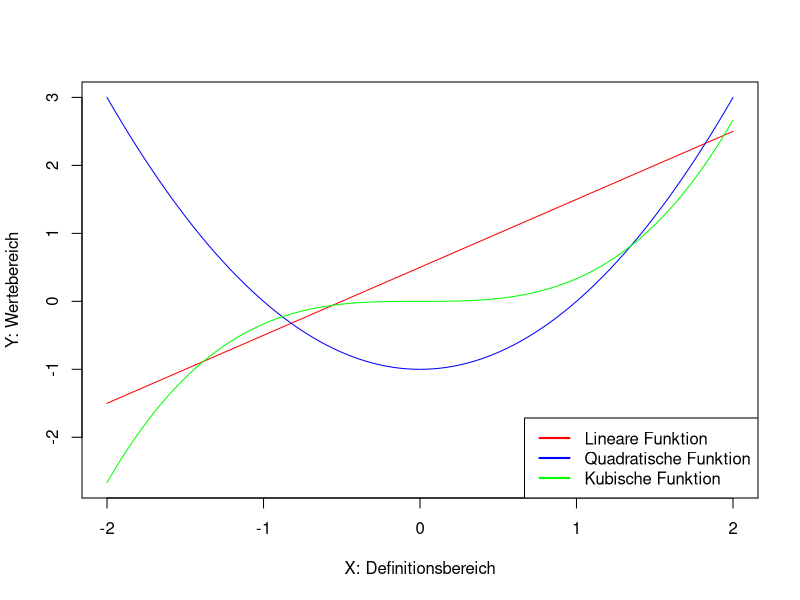

This figure's R source:
x <- (-200:200)/100

y1 <- x+0.5
y2 <- x^2-1
y3 <- x^3/3

ylim <- range(y1, y2, y3)
pdf("funktion.pdf", width=10, height=7)
plot(x, y1, ylim=ylim, type="l", col="red", xlab="X: Definitionsbereich", ylab="Y: Wertebereich")
lines(x, y2, col="blue")
lines(x, y3, col="green")
legend("bottomright", legend=c("Lineare Funktion", "Quadratische Funktion", "Kubische Funktion"),
			 col=c("red", "blue", "green"), lwd=2)
dev.off()